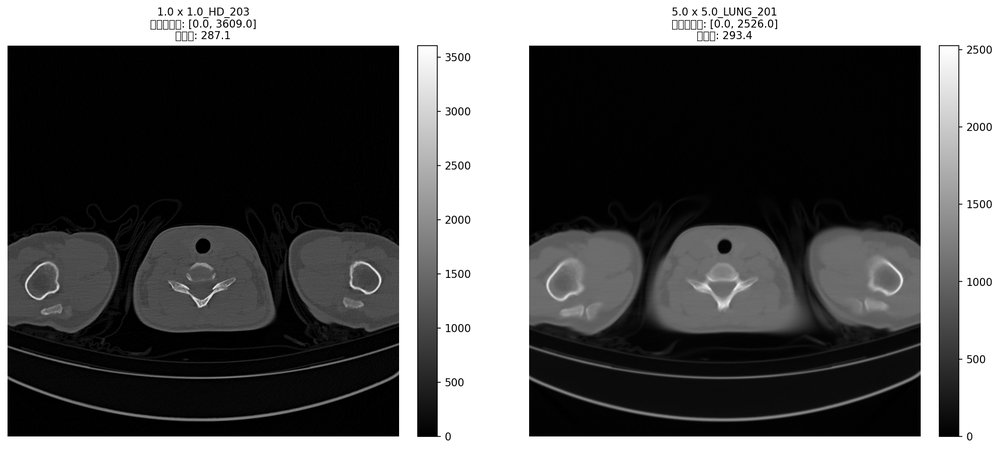
#> input picture output.png, 1000 x 450 px, shrunk from 1992 x 897 before the run
$ python visualize_comparison.py output.png output.png out.png output.png out.png
#> lines starting #> are read from the running program, lines starting #| are printed output that depends on the picture
#!/usr/bin/env python3
"""
将GT和SR图片并排显示，并改善对比度以便观察
"""

import cv2
import numpy as np
import matplotlib.pyplot as plt
import sys
import os

def normalize_image(img, method='percentile', lower_percentile=1, upper_percentile=99):
    """
    归一化图像以改善对比度

    Args:
        img: 输入图像 (numpy array)
        method: 归一化方法
            - 'percentile': 使用百分位数裁剪然后归一化到0-255（推荐，适合医学图像）
            - 'minmax': 最小-最大归一化
            - 'clahe': 对比度受限的自适应直方图均衡化
            - 'stretch': 线性拉伸到0-255（适合值范围很小的图像）
        lower_percentile: 下百分位数（用于percentile方法）
        upper_percentile: 上百分位数（用于percentile方法）

    Returns:
        归一化后的图像 (uint8, 0-255)
    """
    if img.dtype != np.uint8:
        # 如果图像不是uint8，先转换
        if img.max() <= 1.0:
            img = (img * 255).astype(np.uint8)
        else:
            img = img.astype(np.uint8)

    if method == 'percentile':
        # 使用百分位数裁剪，去除极端值
        lower = np.percentile(img, lower_percentile)
        upper = np.percentile(img, upper_percentile)
        img_clipped = np.clip(img, lower, upper)
        # 归一化到0-255
        if upper > lower:
            img_norm = ((img_clipped - lower) / (upper - lower) * 255).astype(np.uint8)
        else:
            img_norm = img_clipped.astype(np.uint8)
        return img_norm

    elif method == 'stretch':
        # 线性拉伸：直接将当前值范围映射到0-255
        # 特别适合值范围很小的图像（如0-50）
        img_min = img.min()
        img_max = img.max()
        if img_max > img_min:
            img_norm = ((img.astype(np.float32) - img_min) / (img_max - img_min) * 255).astype(np.uint8)
        else:
            img_norm = img.astype(np.uint8)
        return img_norm

    elif method == 'minmax':
        # 最小-最大归一化
        if img.max() > img.min():
            img_norm = ((img - img.min()) / (img.max() - img.min()) * 255).astype(np.uint8)
        else:
            img_norm = img.astype(np.uint8)
        return img_norm

    elif method == 'clahe':
        # 对比度受限的自适应直方图均衡化
        clahe = cv2.createCLAHE(clipLimit=2.0, tileGridSize=(8, 8))
        img_norm = clahe.apply(img)
        return img_norm

    else:
        return img


def visualize_comparison(gt_path, sr_path, output_path=None, method='percentile',
                         layout='horizontal', figsize=(16, 8)):
    """
    将GT和SR图片并排显示

    Args:
        gt_path: GT图片路径
        sr_path: SR图片路径
        output_path: 输出图片路径（如果为None，则在输入目录下生成）
        method: 归一化方法
        layout: 布局方式 'horizontal'（左右）或 'vertical'（上下）
        figsize: 图片大小
    """
#> called with gt_path = 'output.png', sr_path = 'output.png', output_path = 'out.png', method = 'output.png', layout = 'out.png', figsize = (16, 8)
    # 读取图片
    gt = cv2.imread(gt_path, cv2.IMREAD_GRAYSCALE)
#> gt is the input picture: shape (450, 1000); min 0, max 255, mean 91.9
    sr = cv2.imread(sr_path, cv2.IMREAD_GRAYSCALE)

    if gt is None:
        raise ValueError(f"无法读取GT图片: {gt_path}")
    if sr is None:
        raise ValueError(f"无法读取SR图片: {sr_path}")

    print(f"GT图片尺寸: {gt.shape}, 数据类型: {gt.dtype}, 值范围: [{gt.min()}, {gt.max()}]")
#| GT图片尺寸: (450, 1000), 数据类型: uint8, 值范围: [0, 255]
    print(f"SR图片尺寸: {sr.shape}, 数据类型: {sr.dtype}, 值范围: [{sr.min()}, {sr.max()}]")
#| SR图片尺寸: (450, 1000), 数据类型: uint8, 值范围: [0, 255]

    # 归一化图片
    # 对于值范围很小的图像（如0-50），使用stretch方法效果更好
    if gt.max() < 100 or sr.max() < 100:
        print("检测到图像值范围较小，使用stretch方法进行归一化")
        gt_norm = normalize_image(gt, method='stretch')
        sr_norm = normalize_image(sr, method='stretch')
    else:
        gt_norm = normalize_image(gt, method=method)
        sr_norm = normalize_image(sr, method=method)

    # 创建对比图
    if layout == 'horizontal':
        # 左右排列
        fig, axes = plt.subplots(1, 2, figsize=figsize)
        axes[0].imshow(gt_norm, cmap='gray')
        axes[0].set_title('Ground Truth (GT)', fontsize=14, fontweight='bold')
        axes[0].axis('off')

        axes[1].imshow(sr_norm, cmap='gray')
        axes[1].set_title('Super-Resolution (SR)', fontsize=14, fontweight='bold')
        axes[1].axis('off')
    else:
        # 上下排列
        fig, axes = plt.subplots(2, 1, figsize=figsize)
        axes[0].imshow(gt_norm, cmap='gray')
        axes[0].set_title('Ground Truth (GT)', fontsize=14, fontweight='bold')
        axes[0].axis('off')

        axes[1].imshow(sr_norm, cmap='gray')
        axes[1].set_title('Super-Resolution (SR)', fontsize=14, fontweight='bold')
        axes[1].axis('off')

    plt.tight_layout()

    # 保存图片
    if output_path is None:
        # 在GT图片同目录下生成
        base_dir = os.path.dirname(gt_path)
        output_path = os.path.join(base_dir, 'comparison.png')

    plt.savefig(output_path, dpi=300, bbox_inches='tight')
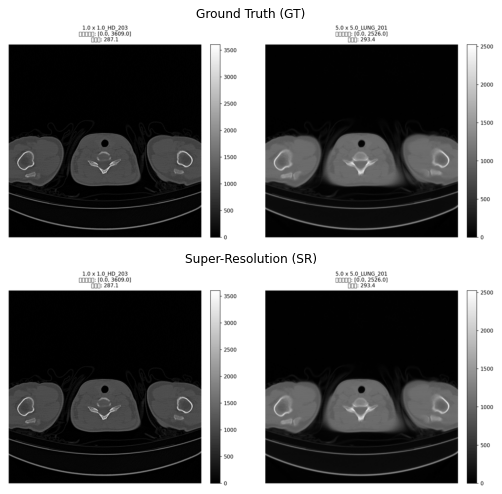
#> figure drawn by matplotlib, 2 panels
    print(f"对比图已保存到: {output_path}")

    # 也创建一个并排拼接的版本（直接用OpenCV）
    if layout == 'horizontal':
        combined = np.hstack([gt_norm, sr_norm])
    else:
        combined = np.vstack([gt_norm, sr_norm])
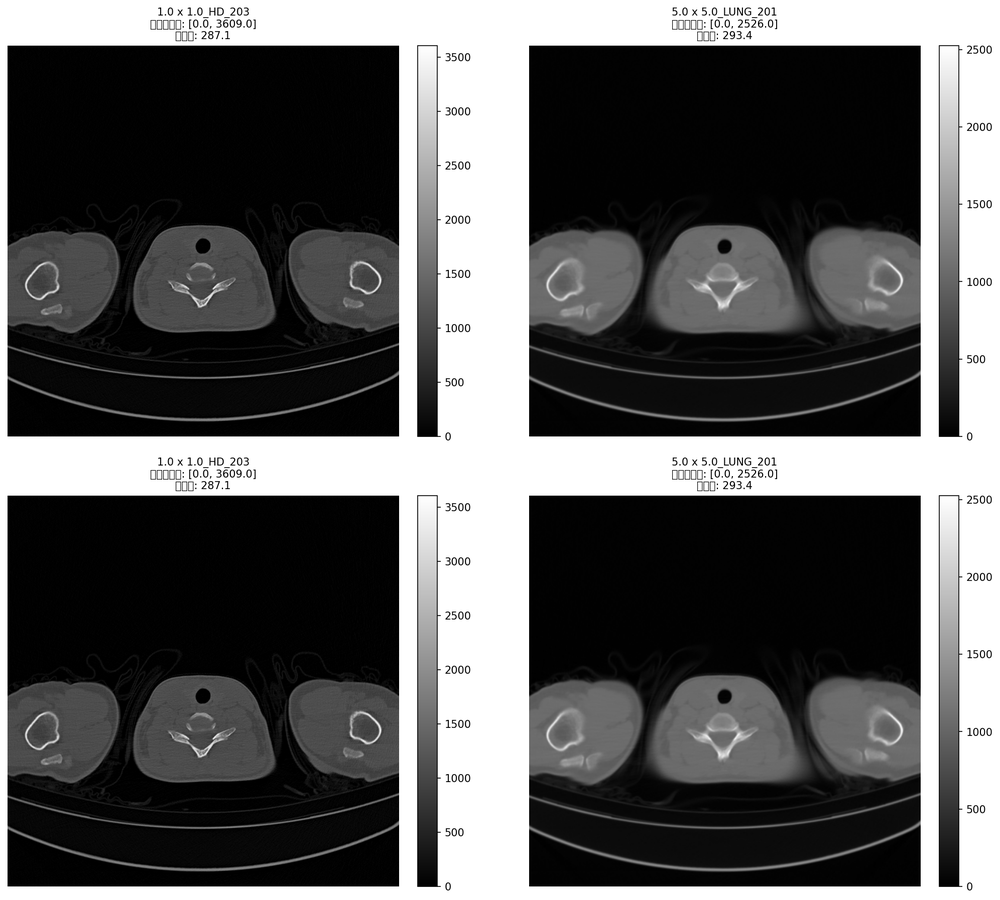
#> combined: shape (900, 1000); min 0, max 255, mean 91.9

    # 添加分隔线
    if layout == 'horizontal':
        combined[:, gt_norm.shape[1]:gt_norm.shape[1]+2] = 255  # 白色分隔线
    else:
        combined[gt_norm.shape[0]:gt_norm.shape[0]+2, :] = 255  # 白色分隔线

    # 添加文字标签
    combined_labeled = cv2.cvtColor(combined, cv2.COLOR_GRAY2BGR)
    font = cv2.FONT_HERSHEY_SIMPLEX
    font_scale = 1.0
    thickness = 2
    color = (255, 255, 255)  # 白色文字

    if layout == 'horizontal':
        cv2.putText(combined_labeled, 'GT', (10, 30), font, font_scale, color, thickness)
        cv2.putText(combined_labeled, 'SR', (gt_norm.shape[1] + 10, 30), font, font_scale, color, thickness)
    else:
        cv2.putText(combined_labeled, 'GT', (10, 30), font, font_scale, color, thickness)
        cv2.putText(combined_labeled, 'SR', (10, gt_norm.shape[0] + 30), font, font_scale, color, thickness)

    # 保存OpenCV版本
    cv2_output_path = output_path.replace('.png', '_opencv.png')
    cv2.imwrite(cv2_output_path, combined_labeled)
    print(f"OpenCV拼接版本已保存到: {cv2_output_path}")

    plt.close()


def main():
    if len(sys.argv) < 3:
        print("用法: python visualize_comparison.py <GT图片路径> <SR图片路径> [输出路径] [归一化方法] [布局]")
        print("归一化方法: percentile (默认), minmax, clahe")
        print("布局: horizontal (默认, 左右), vertical (上下)")
        print("\n示例:")
        print("  python visualize_comparison.py gt.png sr.png")
        print("  python visualize_comparison.py gt.png sr.png output.png percentile horizontal")
        return

    gt_path = sys.argv[1]
    sr_path = sys.argv[2]
    output_path = sys.argv[3] if len(sys.argv) > 3 else None
    method = sys.argv[4] if len(sys.argv) > 4 else 'percentile'
    layout = sys.argv[5] if len(sys.argv) > 5 else 'horizontal'

    visualize_comparison(gt_path, sr_path, output_path, method, layout)


if __name__ == '__main__':
    # 如果直接运行，使用示例路径
    if len(sys.argv) == 1:
        # 使用用户提供的路径
        gt_path = '/Data2/XueYangWang/Medical_SR/I3Net/experiments/i3net/Pretrain_x5_finetune_hx_paired/visual_results/20251104_倪誉茹_CT481124_154804_1.0 x 1.0_HD_203/0006_GT.png'
        sr_path = '/Data2/XueYangWang/Medical_SR/I3Net/experiments/i3net/Pretrain_x5_finetune_hx_paired/visual_results/20251104_倪誉茹_CT481124_154804_1.0 x 1.0_HD_203/0006_SR.png'
        visualize_comparison(gt_path, sr_path, method='percentile', layout='horizontal')
    else:
        main()
